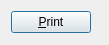
<?xml version="1.0" encoding="UTF-8"?>
<ui version="4.0">
 <class>QtDialog</class>
 <widget class="QDialog" name="QtDialog">
  <property name="geometry">
   <rect>
    <x>0</x>
    <y>0</y>
    <width>109</width>
    <height>45</height>
   </rect>
  </property>
  <property name="windowTitle">
   <string>QtDialog</string>
  </property>
  <layout class="QFormLayout" name="formLayout">
   <item row="0" column="0">
    <widget class="QPushButton" name="button">
     <property name="text">
      <string>&amp;Print</string>
     </property>
    </widget>
   </item>
  </layout>
 </widget>
 <layoutdefault spacing="6" margin="11"/>
 <resources/>
 <connections/>
</ui>
